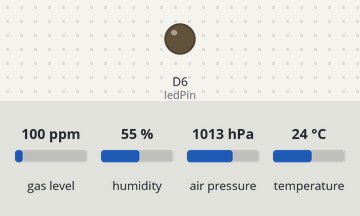
The sketch below on a simulated Particle Photon. Shown: output pins drawn as LEDs (lit = HIGH). Inputs (shaded band) come from the test bench; at power-on: gas level 100 ppm, humidity 55 %, air pressure 1013 hPa, temperature 24 °C. The local clock reads 2024-03-15 10:24:30 at power-on unless the sketch sets it.

Above: at 0.9 s.
At 16.05 s:
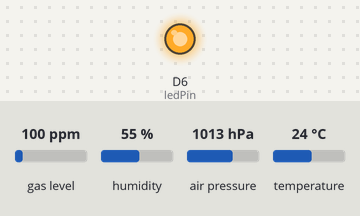
Timing chart, 0 to 16.4 s (numbered marks = the images above):
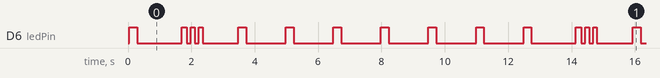

Measured:
- by itself, D6 (ledPin): repeats every 12.4 s: LOW 1.4 s, HIGH 0.17 s, 2 × (LOW 0.13 s, HIGH 0.13 s), LOW 1.1 s, 6 × (HIGH 0.25 s, LOW 1.3 s), HIGH 0.25 s
- by itself, everything shown: repeats every 12.4 s, in 20 steps

The sketch:

BlackBox.ino
```cpp
#include "Adafruit_BME680.h"

#define SEALEVELPRESSURE_HPA (1013.25)


Adafruit_BME680 bme; // I2C

const int ledPin = D6;
const uint32_t CATASTROPHE_LENGTH_SECONDS = 5 * 60;
const uint32_t CATASTROPHE_HOLD_LENGTH_SECONDS = 5 * 60;
uint32_t catastropheTimer = 0;
uint32_t catastropheHoldTimer = 0;
const uint32_t SENSOR_DELAY = 10;
uint32_t sensorTimer = 0;
char deviceName[32] = "unknown";

const double TEMPERATURE_MAX = 600;
const double HUMIDITY_MIN = 20;
const double PRESSURE_MIN = 949;
const double AIR_QUALITY_MAX = 500;

// Define methods
int introduceCatastrophe(String cmd);
double getCatastrophePercent();
double calculateValue(double initial, double target, double percent);
void deviceNameHandler(const char *topic, const char *data);
void readSensor();
void blink(unsigned long delayMs);

/*
 * Setup the device at startup.
 */
void setup() {
  // Register the catastrophe function
  Particle.function("catastrophe", introduceCatastrophe);

  // Get the device name to include in the event data
  Particle.subscribe("particle/device/name", deviceNameHandler);
  Particle.publish("particle/device/name");

  // Setup pin mode for the LED
  pinMode(ledPin, OUTPUT);

  // Setup BME Sensor
  if (!bme.begin()) {
    Particle.publish("Log", "Could not find a valid BME680 sensor, check wiring!", PRIVATE);
  } else {
    Particle.publish("Log", "bme.begin() success =)", PRIVATE);
    // Set up oversampling and filter initialization
    bme.setTemperatureOversampling(BME680_OS_8X);
    bme.setHumidityOversampling(BME680_OS_2X);
    bme.setPressureOversampling(BME680_OS_4X);
    bme.setIIRFilterSize(BME680_FILTER_SIZE_3);
    bme.setGasHeater(320, 150); // 320*C for 150 ms
    sensorTimer = Time.now();
  }
}

/*
 * Main loop
 */
void loop() {
  if (Time.now() > sensorTimer) {
    readSensor();
    sensorTimer = Time.now() + SENSOR_DELAY;
  } else {
    blink(250);
  }

  // Delay 1 second
  delay(1000);
}

/*
 * Read the sensor data and publish to the Particle Cloud.
 */
void readSensor() {
  if (! bme.performReading()) {
    Particle.publish("Log", "Failed to perform reading :(", PRIVATE);
    return;
  }

  // Wait till we have a name
  if (deviceName == "unknown") {
    return;
  }

  // Turn on LED
  digitalWrite(ledPin, HIGH);

  // Read the sensor
  double temperatureInC = bme.temperature;
  double relativeHumidity = bme.humidity;
  double pressureHpa = bme.pressure / 100.0;
  double gasResistanceKOhms = bme.gas_resistance / 1000.0;

  // Modify data based on catastrophe
  double percent = getCatastrophePercent();
  if (percent > 0.01) {
    temperatureInC = calculateValue(temperatureInC, TEMPERATURE_MAX, percent);
    relativeHumidity = calculateValue(relativeHumidity, HUMIDITY_MIN, percent);
    pressureHpa = calculateValue(pressureHpa, PRESSURE_MIN, percent);
    gasResistanceKOhms = calculateValue(gasResistanceKOhms, AIR_QUALITY_MAX, percent);
  }

  // Publish data
  String data = String::format(
    "{\"temperature\":%.2f, \"humidity\":%.2f, \"pressure\":%.2f, \"airQuality\":%.2f, \"device\":\"%s\"}",
    temperatureInC, relativeHumidity, pressureHpa, gasResistanceKOhms, deviceName
  );
  Particle.publish("sensor-data", data, PRIVATE);
  Particle.publish("catastrophe-timer", String(catastropheTimer), PRIVATE);

  // Blink rapidly
  blink(125);
  blink(125);
  blink(125);
}

/*
 * Callback for grabbing the device name.
 */
void deviceNameHandler(const char *topic, const char *data) {
  strncpy(deviceName, data, sizeof(deviceName) - 1);
}

/*
 * Returns the current multiplier for a catastrophe.
 *
 * Returns 0 if there is no catastrophe.
 */
double getCatastrophePercent() {
  // Always 100 percent while holding;
  if (catastropheHoldTimer > 0) {
    uint32_t currentTime = Time.now();
    if (currentTime > catastropheHoldTimer) {
      catastropheHoldTimer = 0;
    }
    return 1.0;
  }

  // Now check if ramping up to a catastrophe
  if (catastropheTimer == 0) {
    return 0;
  }

  double percent = 0.0;
  uint32_t currentTime = Time.now();
  if (currentTime < catastropheTimer) {
      uint32_t delta = catastropheTimer - currentTime;
      percent = 1 - ((double) delta / (double) CATASTROPHE_LENGTH_SECONDS);
  } else {
      // Catastrophe over, reset the timer
      catastropheTimer = 0;
      catastropheHoldTimer = currentTime + CATASTROPHE_HOLD_LENGTH_SECONDS;
  }
  return percent;
}

/*
 * Calculates the value based on the catastrophe multipler.
 */
double calculateValue(double initial, double target, double percent) {
  if (initial > target) {
    return initial - (percent * (initial - target));
  } else {
    return initial + (percent * (target - initial));
  }
}

/*
 * Callback for a Particle Function to initate a catastrophe.
 */
int introduceCatastrophe(String cmd) {
  // Don't reset the timer if already active
  if (catastropheTimer > 0) {
    return 0;
  }

  catastropheTimer = Time.now() + CATASTROPHE_LENGTH_SECONDS;
  return 1;
}

/*
 * Blinks the LED once with the given delay.
 */
void blink(unsigned long delayMs) {
  digitalWrite(ledPin, HIGH);
  delay(delayMs);
  digitalWrite(ledPin, LOW);
  delay(delayMs);
}
```
